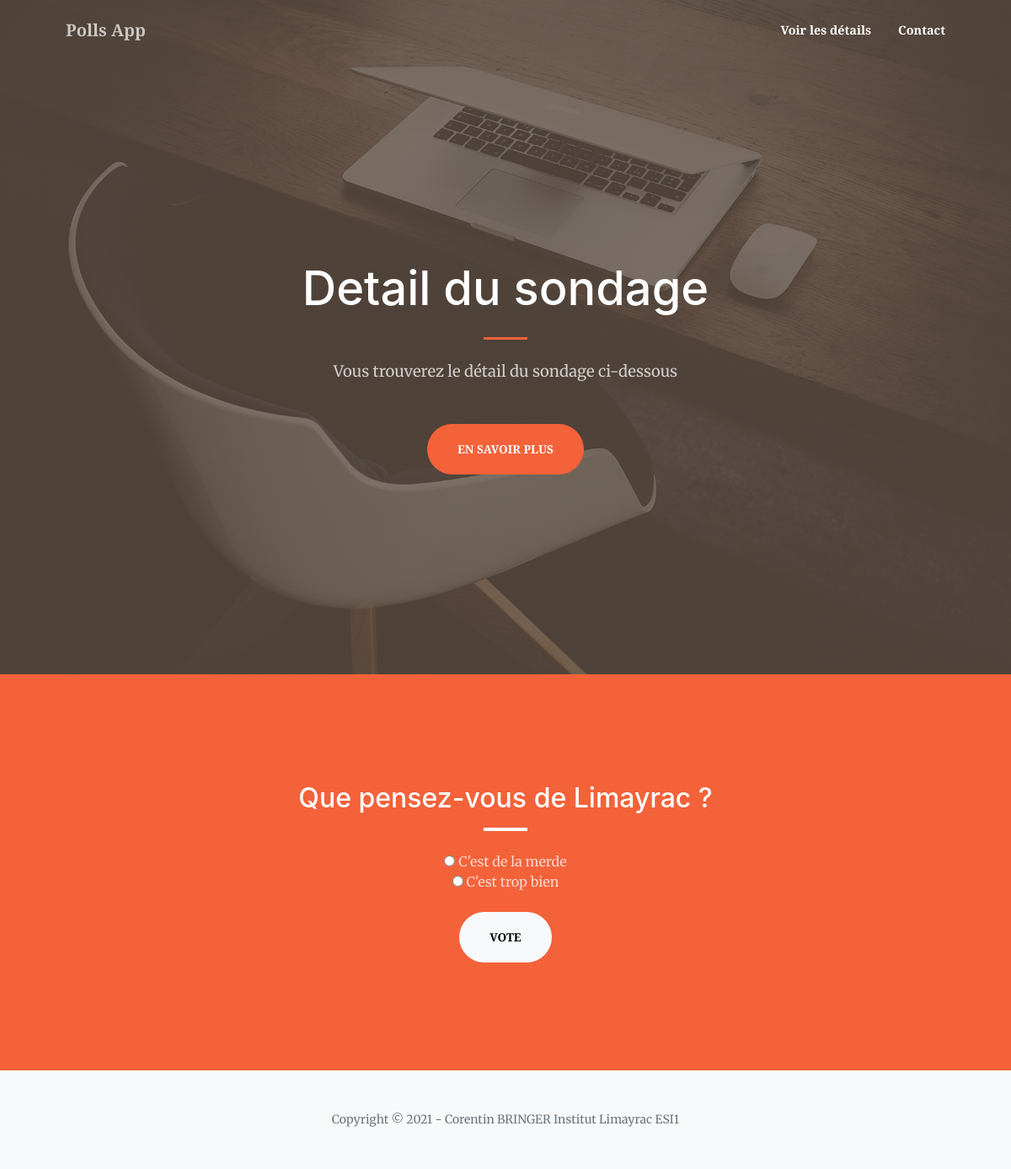
The app's page /polls/2/ with its own data.
### polls/models.py (models this page shows, shortened)
class Question(models.Model):
    question_text = models.CharField(max_length=200)
    pub_date = models.DateTimeField('date publication')

class Choice(models.Model):
    question = models.ForeignKey(Question, on_delete=models.CASCADE)
    choice_text = models.CharField(max_length=200)
    votes = models.IntegerField(default=0)

### polls/views.py (the view)
# urls.py: path('<int:pk>/', views.DetailView.as_view(), name='detail'),
class DetailView(generic.DetailView):
    model = Question
    template_name = 'polls/detail.html'
    def get_queryset(self):
        return Question.objects.filter(pub_date__lte=timezone.now())

### polls/templates/polls/detail.html (shortened to what this page needs)
{% extends 'polls/base.html' %}
{% block menu %}
    <li class="nav-item"><a class="nav-link" href="#about">Voir les détails</a></li>
                    <li class="nav-item"><a class="nav-link" href="/polls/contact/">Contact</a></li>
{% endblock %}
{% block title %}
    Detail du sondage
{% endblock %}
{% block description %}
    Vous trouverez le détail du sondage ci-dessous
{% endblock %}
{% block description_button %}
    En savoir plus
{% endblock %}
{% block content %}
    <form action="{% url 'polls:vote' question.id %}" method="post">
    <fieldset>
        <legend><h2 class="text-white mt-0">{{ question.question_text }}</h2></legend>
        <hr class="divider divider-light" />
        {% for choice in question.choice_set.all %}
            <input type="radio" name="choice" id="choice{{ forloop.counter }}" value="{{ choice.id }}">
            <label class="text-white-75" for="choice{{ forloop.counter }}">{{ choice.choice_text }}</label><br>
        {% endfor %}
    </fieldset>
    <input class="btn btn-light btn-xl mt-4" type="submit" value="Vote">
    </form>
{% endblock %}

### records on screen
Question: question_text "Que pensez-vous de Limayrac ?"
Choice: choice_text "C'est de la merde"
Choice: choice_text "C'est trop bien"
